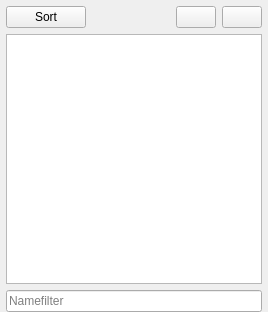
              <widget class="QWidget" name="espTab">
               <property name="sizePolicy">
                <sizepolicy hsizetype="Expanding" vsizetype="Expanding">
                 <horstretch>0</horstretch>
                 <verstretch>0</verstretch>
                </sizepolicy>
               </property>
               <property name="maximumSize">
                <size>
                 <width>16777215</width>
                 <height>16777215</height>
                </size>
               </property>
               <attribute name="title">
                <string>Plugins</string>
               </attribute>
               <layout class="QVBoxLayout" name="verticalLayout_4">
                <property name="leftMargin">
                 <number>6</number>
                </property>
                <property name="topMargin">
                 <number>6</number>
                </property>
                <property name="rightMargin">
                 <number>6</number>
                </property>
                <property name="bottomMargin">
                 <number>0</number>
                </property>
                <item>
                 <layout class="QHBoxLayout" name="horizontalLayout_7">
                  <item>
                   <widget class="QPushButton" name="bossButton">
                    <property name="text">
                     <string>Sort</string>
                    </property>
                    <property name="icon">
                     <iconset resource="resources.qrc">
                      <normaloff>:/MO/gui/sort</normaloff>:/MO/gui/sort</iconset>
                    </property>
                   </widget>
                  </item>
                  <item>
                   <spacer name="horizontalSpacer_2">
                    <property name="orientation">
                     <enum>Qt::Horizontal</enum>
                    </property>
                    <property name="sizeHint" stdset="0">
                     <size>
                      <width>40</width>
                      <height>20</height>
                     </size>
                    </property>
                   </spacer>
                  </item>
                  <item>
                   <widget class="QPushButton" name="restoreButton">
                    <property name="toolTip">
                     <string>Restore Backup...</string>
                    </property>
                    <property name="text">
                     <string notr="true"/>
                    </property>
                    <property name="icon">
                     <iconset resource="resources.qrc">
                      <normaloff>:/MO/gui/restore</normaloff>:/MO/gui/restore</iconset>
                    </property>
                    <property name="iconSize">
                     <size>
                      <width>16</width>
                      <height>16</height>
                     </size>
                    </property>
                   </widget>
                  </item>
                  <item>
                   <widget class="QPushButton" name="saveButton">
                    <property name="toolTip">
                     <string>Create Backup</string>
                    </property>
                    <property name="text">
                     <string notr="true"/>
                    </property>
                    <property name="icon">
                     <iconset resource="resources.qrc">
                      <normaloff>:/MO/gui/backup</normaloff>:/MO/gui/backup</iconset>
                    </property>
                   </widget>
                  </item>
                 </layout>
                </item>
                <item>
                 <widget class="QTreeView" name="espList">
                  <property name="minimumSize">
                   <size>
                    <width>250</width>
                    <height>250</height>
                   </size>
                  </property>
                  <property name="palette">
                   <palette>
                    <active>
                     <colorrole role="ButtonText">
                      <brush brushstyle="SolidPattern">
                       <color alpha="255">
                        <red>64</red>
                        <green>64</green>
                        <blue>64</blue>
                       </color>
                      </brush>
                     </colorrole>
                    </active>
                    <inactive>
                     <colorrole role="ButtonText">
                      <brush brushstyle="SolidPattern">
                       <color alpha="255">
                        <red>64</red>
                        <green>64</green>
                        <blue>64</blue>
                       </color>
                      </brush>
                     </colorrole>
                    </inactive>
                    <disabled>
                     <colorrole role="ButtonText">
                      <brush brushstyle="SolidPattern">
                       <color alpha="255">
                        <red>120</red>
                        <green>120</green>
                        <blue>120</blue>
                       </color>
                      </brush>
                     </colorrole>
                    </disabled>
                   </palette>
                  </property>
                  <property name="contextMenuPolicy">
                   <enum>Qt::CustomContextMenu</enum>
                  </property>
                  <property name="toolTip">
                   <string>List of available esp/esm files</string>
                  </property>
                  <property name="whatsThis">
                   <string>&lt;!DOCTYPE HTML PUBLIC &quot;-//W3C//DTD HTML 4.0//EN&quot; &quot;http://www.w3.org/TR/REC-html40/strict.dtd&quot;&gt;
&lt;html&gt;&lt;head&gt;&lt;meta name=&quot;qrichtext&quot; content=&quot;1&quot; /&gt;&lt;style type=&quot;text/css&quot;&gt;
p, li { white-space: pre-wrap; }
&lt;/style&gt;&lt;/head&gt;&lt;body style=&quot; font-family:'MS Shell Dlg 2'; font-size:8.25pt; font-weight:400; font-style:normal;&quot;&gt;
&lt;p style=&quot; margin-top:0px; margin-bottom:0px; margin-left:0px; margin-right:0px; -qt-block-indent:0; text-indent:0px;&quot;&gt;&lt;span style=&quot; font-size:8pt;&quot;&gt;This list contains the esps and esms contained in the active mods. These require their own load order. Use drag&amp;amp;drop to modify this load order. Please note that MO will only save the load order for mods that are active/checked.&lt;br /&gt;There is a great tool named &amp;quot;BOSS&amp;quot; to automatically sort these files.&lt;/span&gt;&lt;/p&gt;&lt;/body&gt;&lt;/html&gt;</string>
                  </property>
                  <property name="dragEnabled">
                   <bool>true</bool>
                  </property>
                  <property name="dragDropOverwriteMode">
                   <bool>false</bool>
                  </property>
                  <property name="dragDropMode">
                   <enum>QAbstractItemView::InternalMove</enum>
                  </property>
                  <property name="defaultDropAction">
                   <enum>Qt::MoveAction</enum>
                  </property>
                  <property name="alternatingRowColors">
                   <bool>true</bool>
                  </property>
                  <property name="selectionMode">
                   <enum>QAbstractItemView::ExtendedSelection</enum>
                  </property>
                  <property name="selectionBehavior">
                   <enum>QAbstractItemView::SelectRows</enum>
                  </property>
                  <property name="indentation">
                   <number>0</number>
                  </property>
                  <property name="uniformRowHeights">
                   <bool>true</bool>
                  </property>
                  <property name="itemsExpandable">
                   <bool>false</bool>
                  </property>
                  <property name="sortingEnabled">
                   <bool>true</bool>
                  </property>
                  <attribute name="headerStretchLastSection">
                   <bool>false</bool>
                  </attribute>
                 </widget>
                </item>
                <item>
                 <layout class="QHBoxLayout" name="horizontalLayout_3">
                  <item>
                   <widget class="MOBase::LineEditClear" name="espFilterEdit">
                    <property name="text">
                     <string/>
                    </property>
                    <property name="placeholderText">
                     <string>Namefilter</string>
                    </property>
                   </widget>
                  </item>
                 </layout>
                </item>
               </layout>
              </widget>
